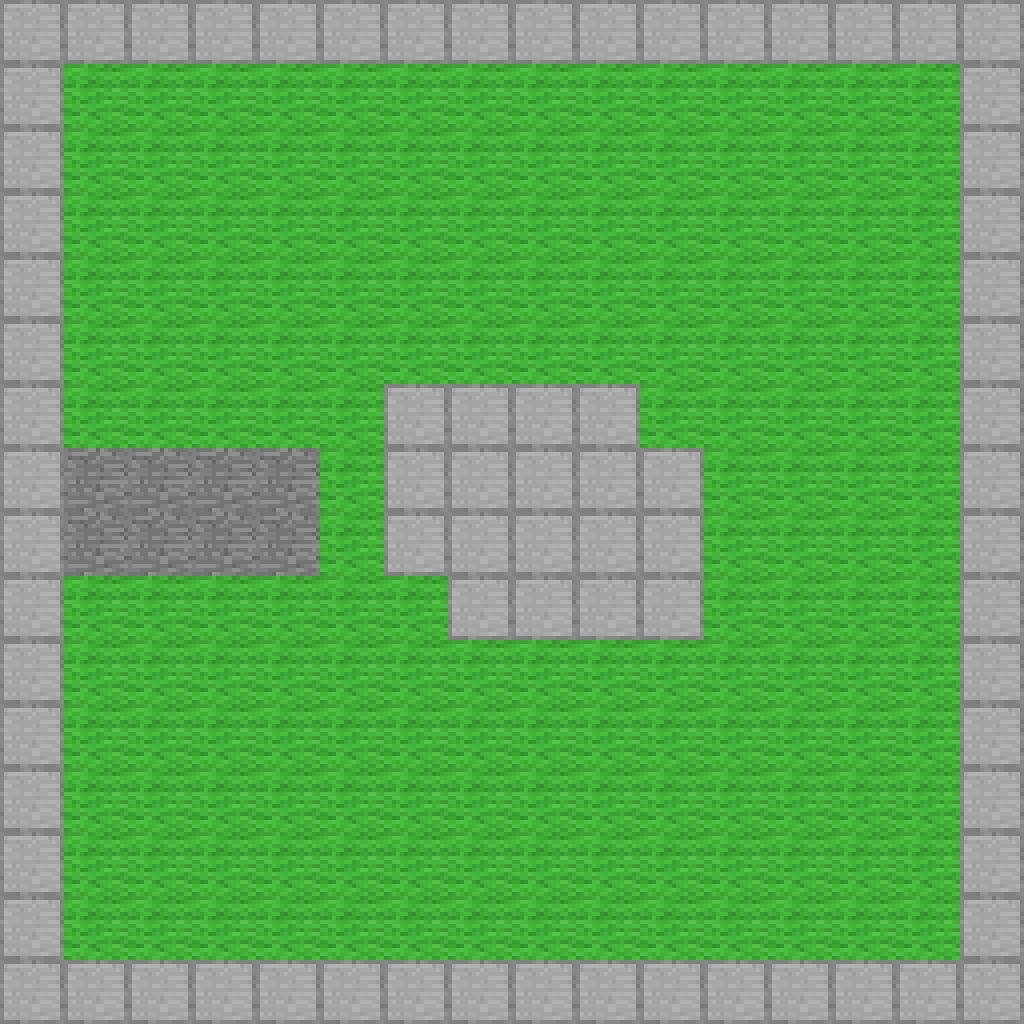

A 2D game scene composited from a Tiled map and its tileset images. What follows is a short description and the map's XML, with each tile layer's data collapsed to a summary:
An orthogonal 16x16 tile map with 64x64 px tiles, 2 tile layers (Tile Layer 1, Tile Layer 2) and 37 objects.

<map version="1.0" orientation="orthogonal" width="16" height="16" tilewidth="64" tileheight="64">
 <properties>
  <property name="level_name" value="Testing" />
  <property name="mode" value="Spectator" />
 </properties>
 <tileset firstgid="1" source="terrain_tiles.tsx" />
 <layer name="Tile Layer 1" width="16" height="16">
  <data>[256 cells, 256 non-empty, 3 distinct tile ids]</data>
 </layer>
 <objectgroup name="Blocks" width="16" height="16">
  <object gid="199" x="128" y="640">
   <properties>
    <property name="boxtype" value="newbox" />
   </properties>
  </object>
  <object gid="199" x="768" y="192">
   <properties>
    <property name="boxtype" value="newbox" />
   </properties>
  </object>
  <object gid="199" x="384" y="256" />
  <object gid="169" x="128" y="960">
   <properties>
    <property name="anttype" value="BlueAnt" />
    <property name="spawntype" value="ant" />
   </properties>
  </object>
  <object gid="141" x="704" y="256" />
  <object gid="207" x="448" y="960" />
  <object gid="207" x="512" y="960" />
  <object gid="207" x="576" y="960" />
  <object gid="207" x="640" y="960" />
  <object gid="207" x="640" y="896" />
  <object gid="207" x="576" y="896" />
  <object gid="207" x="448" y="896" />
  <object gid="207" x="512" y="896" />
  <object gid="207" x="576" y="832" />
  <object gid="207" x="512" y="832" />
  <object gid="207" x="576" y="128" />
  <object gid="207" x="512" y="128" />
  <object gid="207" x="448" y="128" />
  <object gid="207" x="512" y="192" />
  <object gid="3" x="704" y="576">
   <properties>
    <property name="damage_amount" value="100" />
   </properties>
  </object>
  <object gid="3" x="704" y="512">
   <properties>
    <property name="damage_amount" value="100" />
   </properties>
  </object>
  <object gid="3" x="768" y="512">
   <properties>
    <property name="damage_amount" value="100" />
   </properties>
  </object>
  <object gid="3" x="768" y="576">
   <properties>
    <property name="damage_amount" value="100" />
   </properties>
  </object>
  <object gid="51" x="320" y="512" />
  <object gid="51" x="320" y="448" />
  <object gid="51" x="320" y="384">
   <properties>
    <property name="amount" value="100" />
   </properties>
  </object>
  <object gid="51" x="384" y="384" />
  <object gid="33" x="320" y="576" />
  <object gid="33" x="320" y="640">
   <properties>
    <property name="amount" value="100" />
   </properties>
  </object>
  <object gid="33" x="384" y="640" />
  <object gid="33" x="384" y="704" />
  <object gid="33" x="448" y="704" />
  <object gid="6" x="832" y="576">
   <properties>
    <property name="switch" value="switch_1" />
   </properties>
  </object>
  <object gid="6" x="896" y="576">
   <properties>
    <property name="switch" value="switch_1" />
   </properties>
  </object>
  <object gid="6" x="896" y="512">
   <properties>
    <property name="switch" value="switch_1" />
   </properties>
  </object>
  <object gid="6" x="832" y="512">
   <properties>
    <property name="switch" value="switch_1" />
   </properties>
  </object>
  <object gid="132" x="704" y="640">
   <properties>
    <property name="name" value="switch_1" />
   </properties>
  </object>
 </objectgroup>
 <layer name="Tile Layer 2" width="16" height="16">
  <data>[256 cells, 0 non-empty, 0 distinct tile ids]</data>
 </layer>
</map>
